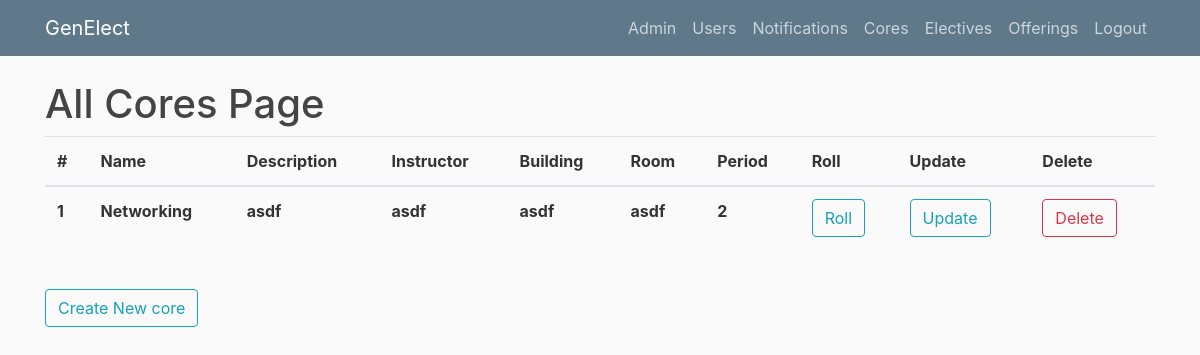
The app's page /allcores (signed in) with its own data.
### genElect/models.py (models this page shows)
class Base(db.Model):
    __abstract__ = True
    id = db.Column(db.Integer, primary_key=True, autoincrement=True)
    date_created = db.Column(db.DateTime, default=db.func.current_timestamp())
    date_modified = db.Column(db.DateTime, default=db.func.current_timestamp(),
            onupdate=db.func.current_timestamp())

class Cores(Base):
    __tablename__ = 'cores'
    name = db.Column(db.String(100))
    description = db.Column(db.String(500))
    building = db.Column(db.String(100))
    room = db.Column(db.String(100))
    core_period = db.Column(db.Integer)
    core_difficulty = db.Column(db.String(100))
    instructor = db.Column(db.String(100))
    registrations = db.relationship('CoreRegistrations', backref='core', lazy=True)

### genElect/__init__.py (the view)
@app.route("/allcores")
def allcores():
    if current_user.is_authenticated and (current_user.role == "admin" or current_user.role == "instructor"):
        cores = Cores.query.all()
        return render_template('allcores.html', cores=cores, title="Cores")
    else:
        return render_template('denied.html')

### genElect/__init__.py (called while the page is built)
@login_manager.user_loader
def load_user(user_id):
    return Users.query.get(int(user_id))

### genElect/templates/allcores.html
{% extends "layout.html" %}
{% block content %}
    <h1>All Cores Page</h1>
	<table class="table">
	  <thead>
	    <tr>
	      <th scope="col">#</th>
	      <th scope="col">Name</th>
	      <th scope="col">Description</th>
	      <th scope="col">Instructor</th>
	      <th scope="col">Building</th>
	      <th scope="col">Room</th>
	      <th scope="col">Period</th>
	      <th scope="col">Roll</th>
	      <th scope="col">Update</th>
	      <th scope="col">Delete</th>
	    </tr>
	  </thead>
	  <tbody>
	  	{% for core in cores %}
	    <tr>
	      <th scope="row">{{core.id}}</th>
	      <th scope="row">{{core.name}}</th>
	      <th scope="row">{{core.description}}</th>
	      <th scope="row">{{core.instructor}}</th>
	      <th scope="row">{{core.building}}</th>
	      <th scope="row">{{core.room}}</th>
	      <th scope="row">{{core.core_period}}</th>
	      <th scope="row"><button type="button" onclick="window.location.href = '/coreroll/{{core.id}}'" class="btn btn-outline-info">Roll</button></th>
	      <th scope="row"><button type="button" onclick="window.location.href = '/editcore/{{core.id}}'" class="btn btn-outline-info">Update</button></th>
	      <th scope="row"><button type="button" onclick="window.location.href = '/deletecore/{{core.id}}'" class="btn btn-outline-danger">Delete</button></th>
	    </tr>
	    {% endfor %}
	  </tbody>
	</table>
    <br><button type="button" onclick="window.location.href = '/createcore'" class="btn btn-outline-info">Create New core</button>
{% endblock content %}

### genElect/static/main.css (style rules this page uses)
body { background: #fafafa; color: #333333; margin-top: 5rem; }
h1, h2, h3, h4, h5, h6 { color: #444444; }

### records on screen
Cores: id "1", name "Networking", description "asdf", instructor "asdf", building "asdf", room "asdf", core_period "2"
